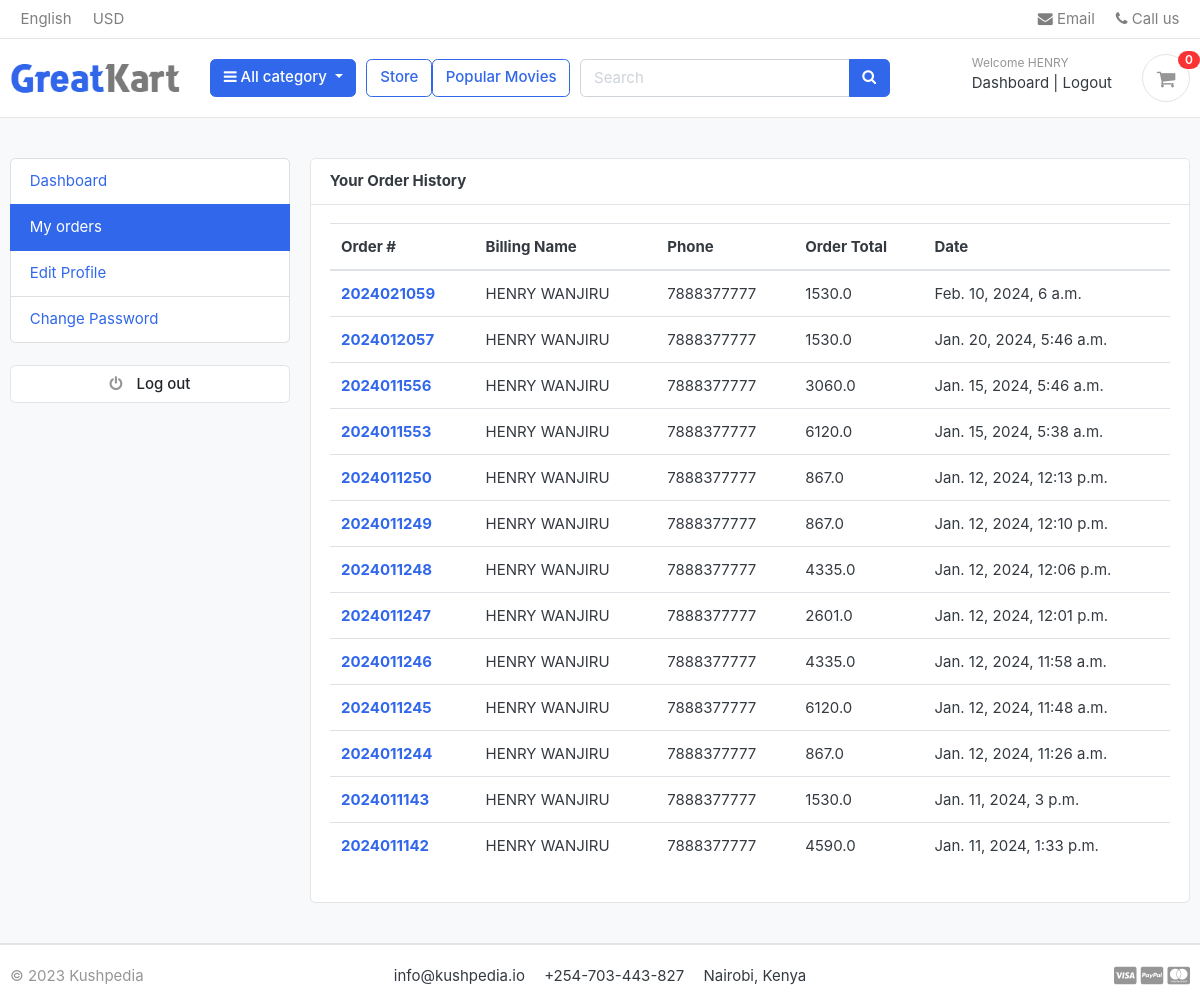
The page /accounts/my_orders/ (signed in) on the database its author committed.
### accounts/models.py (models this page shows, shortened)
class Account(AbstractBaseUser):
    first_name = models.CharField(max_length=100)
    last_name = models.CharField(max_length=100)
    username = models.CharField(max_length=100, unique=True)
    email = models.EmailField(max_length=50, unique=True)
    phone_number = models.CharField(max_length=50)
    date_joined = models.DateTimeField(auto_now_add=True)
    last_login = models.DateTimeField(auto_now_add=True)
    is_admin = models.BooleanField(default=False)
    is_staff = models.BooleanField(default=False)
    is_active = models.BooleanField(default=False)
    is_superadmin = models.BooleanField(default=False)
    USERNAME_FIELD = 'email'
    REQUIRED_FIELDS = ['username', 'first_name', 'last_name']
    objects = MyAccountManager()

### orders/models.py (models this page shows, shortened)
class Order(models.Model):
    STATUS = (
        ('New', 'New'),
        ('Accepted', 'Accepted'),
        ('Completed', 'Completed'),
        ('Cancelled', 'Cancelled'),
    )
    user = models.ForeignKey(Account, on_delete=models.SET_NULL, null=True)
    payment = models.ForeignKey(Payment, on_delete=models.SET_NULL, blank=True, null=True)
    order_number = models.CharField(max_length=20)
    first_name = models.CharField(max_length=50)
    last_name = models.CharField(max_length=50)
    phone = models.CharField(max_length=15)
    email = models.EmailField(max_length=50)
    address_line_1 = models.CharField(max_length=50)
    address_line_2 = models.CharField(max_length=50, blank=True)
    country = models.CharField(max_length=50)
    state = models.CharField(max_length=50)
    city = models.CharField(max_length=50)
    order_note = models.CharField(max_length=100, blank=True)
    order_total = models.FloatField()
    tax = models.FloatField()
    status = models.CharField(max_length=10, choices=STATUS, default='New')
    ip = models.CharField(blank=True, max_length=20)
    is_ordered = models.BooleanField(default=False)
    created_at = models.DateTimeField(auto_now_add=True)
    updated_at = models.DateTimeField(auto_now=True)
    def full_name(self):
        return f'{self.first_name} {self.last_name}'

### accounts/views.py (the view)
# urls.py: path('my_orders/', views.my_orders, name="my_orders"),
def my_orders(request):
    orders = Order.objects.filter(user=request.user, is_ordered=True).order_by('-id')
    context = {
        'orders' : orders
    }
    return render(request, 'accounts/my_orders.html', context)

### carts/context_processors.py (called while the page is built)
def counter(request):
    cart_count = 0
    if 'admin' in request.path:
        return {}
    else:
        try:
            cart = Cart.objects.filter(cart_id=_cart_id(request))
            if request.user.is_authenticated:
                cart_items = CartItem.objects.all().filter(user = request.user)
            else:
                cart_items = CartItem.objects.all().filter(cart=cart[:1])
            for cart_item in cart_items:
                cart_count += cart_item.quantity
        except Cart.DoesNotExist:
            cart_count = 0
    return dict(cart_count = cart_count)

### carts/views.py (called while the page is built)
def _cart_id(request):
    cart = request.session.session_key
    if not cart:
        cart = request.session.create()
    return cart

### categoryApp/context_processors.py (called while the page is built)
def menu_links(request):
    links = Category.objects.all()
    return dict(links=links)

### categoryApp/models.py (called while the page is built)
    def get_url(self):
        return reverse('products_by_category', args=[self.slug])

### templates/accounts/my_orders.html (shortened to what this page needs)
{% extends 'base.html' %}
{% block content %}
<section class="section-conten padding-y bg">
    <div class="container">
        <div class="row">
        <aside class="col-md-3">
            {% include 'includes/dashboard_sidebar.html' %}
            <br>
        </aside>
        <main class="col-md-9">
            <article class="card">
            <header class="card-header">
                <strong class="d-inline-block mr-3">Your Order History</strong>
            </header>
            <div class="card-body">
                <div class="row">
                    <div class="col-md-12">
                        <table class="table table-hover">
                            <thead>
                            <tr>
                                <th scope="col">Order #</th>
                                <th scope="col">Billing Name</th>
                                <th scope="col">Phone</th>
                                <th scope="col">Order Total</th>
                                <th scope="col">Date</th>
                            </tr>
                            </thead>
                            <tbody>
                            {% for order in orders %}
                            <tr>
                                <th scope="row"><a href="{% url 'order_detail' order.order_number %}">{{order.order_number}}</a></th>
                                <td>{{order.full_name}}</td>
                                <td>{{order.phone}}</td>
                                <td>{{order.order_total}}</td>
                                <td>{{order.created_at}}</td>
                            </tr>
                            {% endfor %}
                            </tbody>
                        </table>
                    </div>
                </div>
            </div>
            </article>
        </main>
    </div>
    </div>
    </section>
{%endblock content %}

### templates/includes/navbar.html (shortened to what this page needs)
{% load static %}
<header class="section-header">
    <nav class="navbar p-md-0 navbar-expand-sm navbar-light border-bottom">
    <div class="container">
    <div class="collapse navbar-collapse" id="navbarTop4">
        <ul class="navbar-nav mr-auto">
        <li class="nav-item dropdown">
            <a href="#" class="nav-link">   English </a>
            </li>
            <li class="nav-item dropdown">
                <a href="#" class="nav-link"> USD </a>
            </li>
        </ul>
        <ul class="navbar-nav">
            <li><a href="#" class="nav-link"> <i class="fa fa-envelope"></i> Email </a></li>
            <li><a href="#" class="nav-link"> <i class="fa fa-phone"></i> Call us </a></li>
        </ul>
    </div>
    </div>
    </nav>
    <section class="header-main border-bottom">
        <div class="container">
    <div class="row align-items-center">
        <div class="col-lg-2 col-md-3 col-6">
            <a href="{% url 'home' %}" class="brand-wrap">
                <img class="logo" src="{% static './images/logo.png' %}">
            </a>
        </div>
        <div class="col-lg col-sm col-md col-6 flex-grow-0">
            <div class="category-wrap dropdown d-inline-block float-right">
                <button type="button" class="btn btn-primary dropdown-toggle" data-toggle="dropdown">
                    <i class="fa fa-bars"></i> All category
                </button>
            </div>
        </div>
        <a href="{% url 'store' %}" class="btn btn-outline-primary">Store</a>
        <a href="{% url 'popular_movies' %}" class="btn btn-outline-primary">Popular Movies</a>
        <div class="col-lg  col-md-6 col-sm-12 col">
            <form action="{% url 'search' %}" class="search" method="GET">
                <div class="input-group w-100">
                <input type="text" class="form-control" style="width:60%;" placeholder="Search" name="keyword">
                <div class="input-group-append">
                <button class="btn btn-primary" type="submit">
                <i class="fa fa-search"></i>
                </button>
                </div>
        </div>
            </form>
        </div>
        <div class="col-lg-3 col-sm-6 col-8 order-2 order-lg-3">
                    <div class="d-flex justify-content-end mb-3 mb-lg-0">
                        <div class="widget-header">
                            {% if user.id is not None %}
                            <small class="title text-muted">Welcome {{user.first_name}}</small>
                            <div>
                                <a href="{% url 'dashboard' %}">Dashboard</a> <span class="dark-transp"> | </span>
                                <a href="{% url 'logout' %}"> Logout</a>
                                {% else %}
                                <small class="title text-muted">Welcome guest!</small>
                                <div>
                                    <a href="{% url 'login' %}">Sign in</a> <span class="dark-transp"> | </span>
                                    <a href="{% url 'register' %}"> Register</a>
                                {% endif %}
                            </div>
                        </div>
                        <a href="{% url 'cart' %}" class="widget-header pl-3 ml-3">
                            <div class="icon icon-sm rounded-circle border"><i class="fa fa-shopping-cart"></i></div>
                            <span class="badge badge-pill badge-danger notify">{{cart_count}}</span>
                        </a>
                    </div>
                </div>
    </div>
        </div>
    </section>
    </header>

### static/css/ui.css (style rules this page uses)
html { font-family: "Inter", sans-serif; font-size: 15px; }
.icon-xs, .icon-sm, .icon-md, .icon-lg { display: inline-block; text-align: center; flex-shrink: 0; flex-grow: 0; }
.icon-sm { width: 48px; height: 48px; line-height: 48px !important; font-size: 20px; }
.padding-y { padding-top: 40px; padding-bottom: 40px; }
article:after, .form-group:after { display: block; clear: both; content: ""; }
.bg { background-color: #f8f9fa; }
.header-main { position: relative; padding-top: 1rem; padding-bottom: 1rem; }
.brand-wrap .logo, .navbar-brand .logo { margin-right: 7px; max-height: 42px; display: inline-block; }
.widget-header { display: inline-block; vertical-align: middle; position: relative; }
.widget-header a { color: #343a40; }
.widget-header i { color: #969696; }
.widget-header .title { display: block; }
.widget-header .notify { position: absolute; top: -3px; right: -10px; }
.notify { position: absolute; top: -4px; right: -10px; display: inline-block; padding: 0.25em 0.6em; font-size: 12px; line-height: 1; text-align: center; border-radius: 3rem; color: #fff; background-color: #fa3434; }

### rows shown on the page
Account: first_name "HENRY"
Order: order_number "2024021059", full_name "HENRY WANJIRU", phone "7888377777", order_total "1530.0", created_at "Feb. 10, 2024, 6 a.m."
Order: order_number "2024012057", full_name "HENRY WANJIRU", phone "7888377777", order_total "1530.0", created_at "Jan. 20, 2024, 5:46 a.m."
Order: order_number "2024011556", full_name "HENRY WANJIRU", phone "7888377777", order_total "3060.0", created_at "Jan. 15, 2024, 5:46 a.m."
Order: order_number "2024011553", full_name "HENRY WANJIRU", phone "7888377777", order_total "6120.0", created_at "Jan. 15, 2024, 5:38 a.m."
Order: order_number "2024011250", full_name "HENRY WANJIRU", phone "7888377777", order_total "867.0", created_at "Jan. 12, 2024, 12:13 p.m."
Order: order_number "2024011249", full_name "HENRY WANJIRU", phone "7888377777", order_total "867.0", created_at "Jan. 12, 2024, 12:10 p.m."
Order: order_number "2024011248", full_name "HENRY WANJIRU", phone "7888377777", order_total "4335.0", created_at "Jan. 12, 2024, 12:06 p.m."
Order: order_number "2024011247", full_name "HENRY WANJIRU", phone "7888377777", order_total "2601.0", created_at "Jan. 12, 2024, 12:01 p.m."
Order: order_number "2024011246", full_name "HENRY WANJIRU", phone "7888377777", order_total "4335.0", created_at "Jan. 12, 2024, 11:58 a.m."
Order: order_number "2024011245", full_name "HENRY WANJIRU", phone "7888377777", order_total "6120.0", created_at "Jan. 12, 2024, 11:48 a.m."
Order: order_number "2024011244", full_name "HENRY WANJIRU", phone "7888377777", order_total "867.0", created_at "Jan. 12, 2024, 11:26 a.m."
Order: order_number "2024011143", full_name "HENRY WANJIRU", phone "7888377777", order_total "1530.0", created_at "Jan. 11, 2024, 3 p.m."
Order: order_number "2024011142", full_name "HENRY WANJIRU", phone "7888377777", order_total "4590.0", created_at "Jan. 11, 2024, 1:33 p.m."

### other values the page prints
{{ cart_count }} "0"
